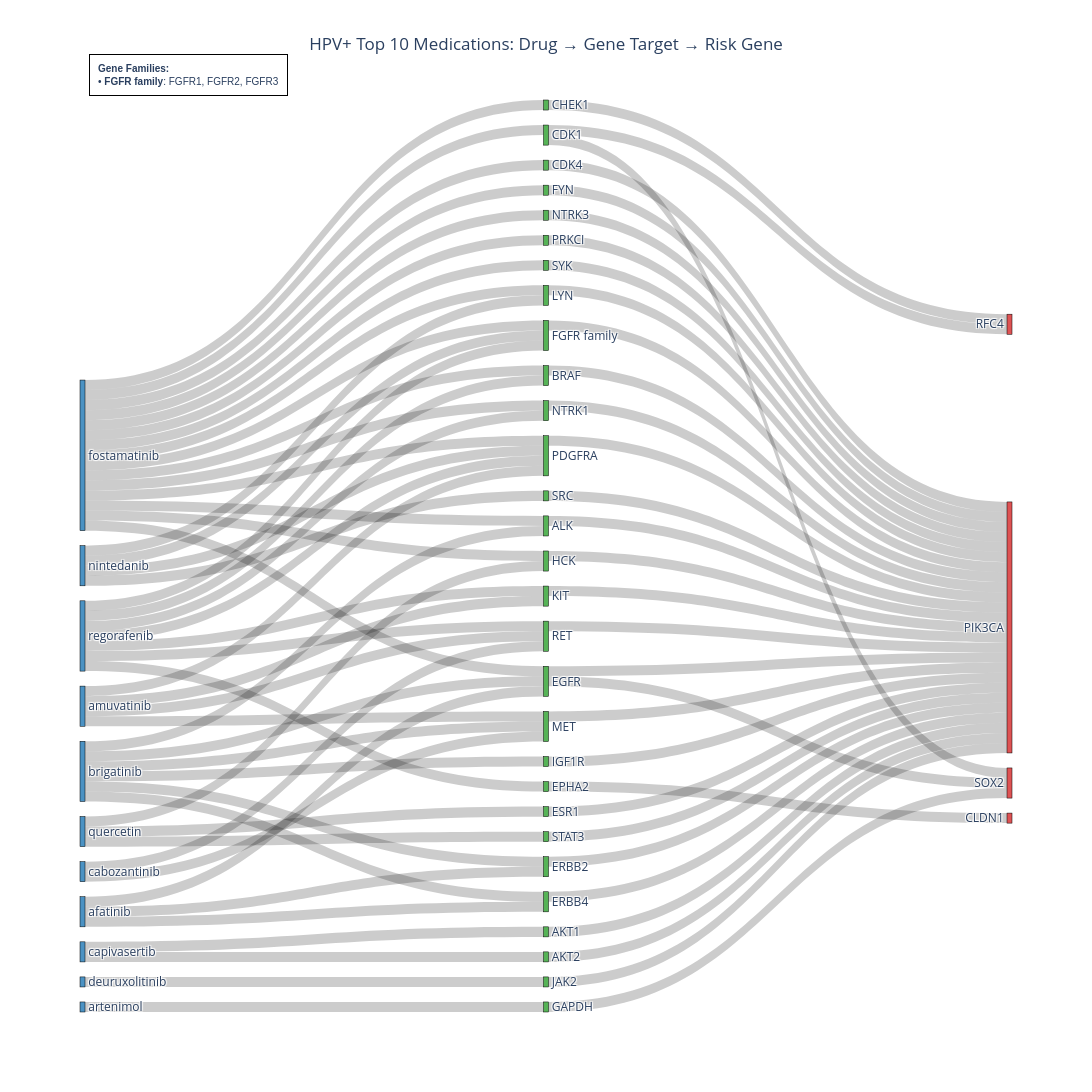
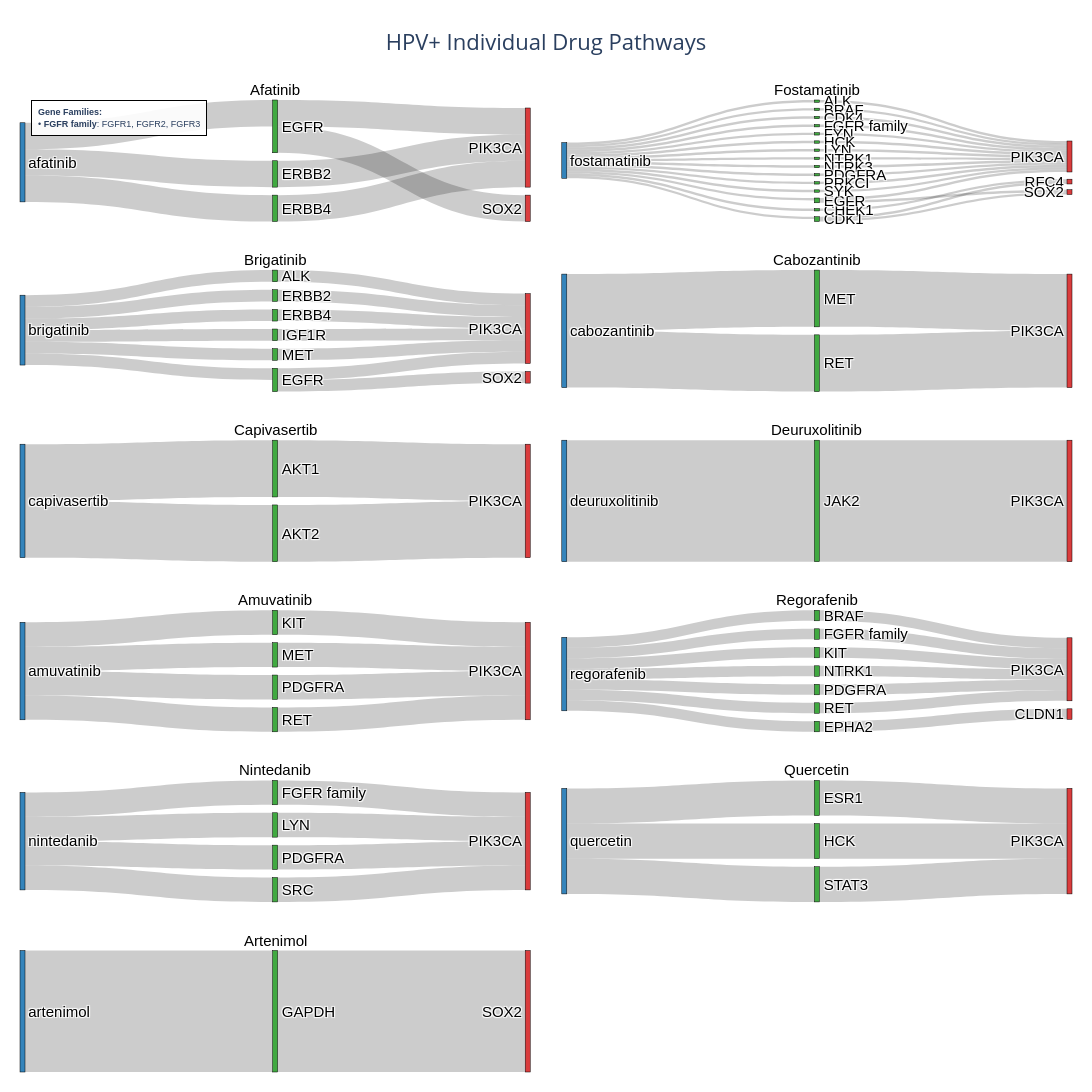

Notebook code cell kept with these figures, in order:
### Markdown cell above
### HPV+ Top 10 with Required Drugs

### Code cell
# HPV+ cohort: Top 10 drugs, ensure golomotid and fostamatinib are included
results_hpv_pos = create_sankey_diagrams(
    cohort='HPV+',
    top_n=10,
    show_combined=True,
    show_individual=True,
    article_threshold=0,
    required_drugs=['Afatinib', 'Fostamatinib', 'Brigatinib', 'Cabozantinib', 'Capivasertib', 'Deuruxolitinib', 'Amuvatinib', 'Regorafenib', 'Nintedanib', 'Quercetin', 'Artenimol']
)

### Figure 1 — Plotly figure (JSON) as saved in the notebook; plotly's stock layout.template omitted (floating-point values rounded to 4 significant figures)
{"data": [{"link": {"color": "rgba(0, 0, 0, 0.2)", "source": [36, 11, 36, 10, 36, 21, 36, 2, 36, 17, 36, 8, 41, 20, 41, 13, 41, 30, 41, 24, 43, 9, 43, 22, 43, 3, 43, 43, 19, 43, 27, 43, 35, 15, 40, 32, 40, 23, 40, 40, 26, 40, 40, 4, 4, 40, 40, 40, 40, 40, 6, 40, 16, 40, 5, 40, 14, 18, 40, 8, 34, 34, 34, 34, 39, 33, 33, 33, 38, 0, 38, 1, 42, 42, 31, 42, 12, 37, 37], "target": [11, 25, 10, 25, 21, 25, 2, 25, 17, 25, 8, 25, 20, 25, 13, 25, 30, 25, 24, 25, 9, 7, 22, 25, 3, 25, 13, 19, 25, 27, 25, 24, 15, 29, 32, 25, 23, 25, 22, 26, 25, 2, 4, 28, 29, 24, 20, 3, 13, 6, 28, 16, 25, 5, 25, 14, 25, 25, 8, 29, 21, 19, 27, 24, 18, 11, 10, 8, 0, 25, 1, 25, 16, 31, 25, 12, 25, 21, 27], "value": [1, 1, 1, 1, 1, 1, 1, 1, 1, 1, 1, 1, 1, 1, 1, 1, 1, 1, 1, 1, 1, 1, 1, 1, 1, 1, 1, 1, 1, 1, 1, 1, 1, 1, 1, 1, 1, 1, 1, 1, 1, 1, 1, 1, 1, 1, 1, 1, 1, 1, 1, 1, 1, 1, 1, 1, 1, 1, 1, 1, 1, 1, 1, 1, 1, 1, 1, 1, 1, 1, 1, 1, 1, 1, 1, 1, 1, 1, 1]}, "node": {"color": ["rgba(44, 160, 44, 0.8)", "rgba(44, 160, 44, 0.8)", "rgba(44, 160, 44, 0.8)", "rgba(44, 160, 44, 0.8)", "rgba(44, 160, 44, 0.8)", "rgba(44, 160, 44, 0.8)", "rgba(44, 160, 44, 0.8)", "rgba(214, 39, 40, 0.8)", "rgba(44, 160, 44, 0.8)", "rgba(44, 160, 44, 0.8)", "rgba(44, 160, 44, 0.8)", "rgba(44, 160, 44, 0.8)", "rgba(44, 160, 44, 0.8)", "rgba(44, 160, 44, 0.8)", "rgba(44, 160, 44, 0.8)", "rgba(44, 160, 44, 0.8)", "rgba(44, 160, 44, 0.8)", "rgba(44, 160, 44, 0.8)", "rgba(44, 160, 44, 0.8)", "rgba(44, 160, 44, 0.8)", "rgba(44, 160, 44, 0.8)", "rgba(44, 160, 44, 0.8)", "rgba(44, 160, 44, 0.8)", "rgba(44, 160, 44, 0.8)", "rgba(44, 160, 44, 0.8)", "rgba(214, 39, 40, 0.8)", "rgba(44, 160, 44, 0.8)", "rgba(44, 160, 44, 0.8)", "rgba(214, 39, 40, 0.8)", "rgba(214, 39, 40, 0.8)", "rgba(44, 160, 44, 0.8)", "rgba(44, 160, 44, 0.8)", "rgba(44, 160, 44, 0.8)", "rgba(31, 119, 180, 0.8)", "rgba(31, 119, 180, 0.8)", "rgba(31, 119, 180, 0.8)", "rgba(31, 119, 180, 0.8)", "rgba(31, 119, 180, 0.8)", "rgba(31, 119, 180, 0.8)", "rgba(31, 119, 180, 0.8)", "rgba(31, 119, 180, 0.8)", "rgba(31, 119, 180, 0.8)", "rgba(31, 119, 180, 0.8)", "rgba(31, 119, 180, 0.8)"], "label": ["AKT1", "AKT2", "ALK", "BRAF", "CDK1", "CDK4", "CHEK1", "CLDN1", "EGFR", "EPHA2", "ERBB2", "ERBB4", "ESR1", "FGFR family", "FYN", "GAPDH", "HCK", "IGF1R", "JAK2", "KIT", "LYN", "MET", "NTRK1", "NTRK3", "PDGFRA", "PIK3CA", "PRKCI", "RET", "RFC4", "SOX2", "SRC", "STAT3", "SYK", "afatinib", "amuvatinib", "artenimol", "brigatinib", "cabozantinib", "capivasertib", "deuruxolitinib", "fostamatinib", "nintedanib", "quercetin", "regorafenib"], "line": {"color": "black", "width": 0.5}, "pad": 15, "thickness": 5, "x": [0.5, 0.5, 0.5, 0.5, 0.5, 0.5, 0.5, 0.999, 0.5, 0.5, 0.5, 0.5, 0.5, 0.5, 0.5, 0.5, 0.5, 0.5, 0.5, 0.5, 0.5, 0.5, 0.5, 0.5, 0.5, 0.999, 0.5, 0.5, 0.999, 0.999, 0.5, 0.5, 0.5, 0.001, 0.001, 0.001, 0.001, 0.001, 0.001, 0.001, 0.001, 0.001, 0.001, 0.001]}, "type": "sankey"}], "layout": {"annotations": [{"align": "left", "bgcolor": "rgba(255, 255, 255, 0.9)", "bordercolor": "black", "borderpad": 8, "borderwidth": 1, "font": {"family": "Arial", "size": 10}, "showarrow": false, "text": "<b>Gene Families:</b><br>• <b>FGFR family</b>: FGFR1, FGFR2, FGFR3", "x": 0.01, "xanchor": "left", "xref": "paper", "y": 1.05, "yanchor": "top", "yref": "paper"}], "font": {"size": 12}, "height": 1400, "title": {"text": "HPV+ Top 10 Medications: Drug → Gene Target → Risk Gene", "x": 0.5, "xanchor": "center"}, "width": 2400}}

### Figure 2 — Plotly figure (JSON) as saved in the notebook; plotly's stock layout.template omitted (floating-point values rounded to 4 significant figures)
{"data": [{"arrangement": "snap", "domain": {"x": [0, 0.485], "y": [0.875, 1]}, "link": {"color": "rgba(0, 0, 0, 0.2)", "source": [0, 0, 0, 3, 2, 1, 1], "target": [3, 2, 1, 4, 4, 4, 5], "value": [1, 1, 1, 1, 1, 1, 1]}, "node": {"color": ["rgba(31, 119, 180, 0.9)", "rgba(44, 160, 44, 0.9)", "rgba(44, 160, 44, 0.9)", "rgba(44, 160, 44, 0.9)", "rgba(214, 39, 40, 0.9)", "rgba(214, 39, 40, 0.9)"], "label": ["afatinib", "EGFR", "ERBB2", "ERBB4", "PIK3CA", "SOX2"], "line": {"color": "black", "width": 0.5}, "pad": 8, "thickness": 5}, "textfont": {"color": "black", "family": "Arial", "size": 15}, "type": "sankey", "valueformat": ".0f"}, {"arrangement": "snap", "domain": {"x": [0.515, 1], "y": [0.875, 1]}, "link": {"color": "rgba(0, 0, 0, 0.2)", "source": [0, 0, 0, 0, 0, 0, 0, 0, 0, 0, 0, 0, 0, 0, 0, 1, 6, 10, 7, 13, 11, 2, 15, 12, 14, 3, 3, 5, 9, 4, 8, 6], "target": [15, 12, 11, 14, 1, 3, 13, 10, 2, 7, 5, 9, 4, 8, 6, 16, 16, 16, 16, 16, 16, 16, 16, 16, 16, 17, 18, 17, 16, 16, 16, 18], "value": [1, 1, 1, 1, 1, 1, 1, 1, 1, 1, 1, 1, 1, 1, 1, 1, 1, 1, 1, 1, 1, 1, 1, 1, 1, 1, 1, 1, 1, 1, 1, 1]}, "node": {"color": ["rgba(31, 119, 180, 0.9)", "rgba(44, 160, 44, 0.9)", "rgba(44, 160, 44, 0.9)", "rgba(44, 160, 44, 0.9)", "rgba(44, 160, 44, 0.9)", "rgba(44, 160, 44, 0.9)", "rgba(44, 160, 44, 0.9)", "rgba(44, 160, 44, 0.9)", "rgba(44, 160, 44, 0.9)", "rgba(44, 160, 44, 0.9)", "rgba(44, 160, 44, 0.9)", "rgba(44, 160, 44, 0.9)", "rgba(44, 160, 44, 0.9)", "rgba(44, 160, 44, 0.9)", "rgba(44, 160, 44, 0.9)", "rgba(44, 160, 44, 0.9)", "rgba(214, 39, 40, 0.9)", "rgba(214, 39, 40, 0.9)", "rgba(214, 39, 40, 0.9)"], "label": ["fostamatinib", "ALK", "BRAF", "CDK1", "CDK4", "CHEK1", "EGFR", "FGFR family", "FYN", "HCK", "LYN", "NTRK1", "NTRK3", "PDGFRA", "PRKCI", "SYK", "PIK3CA", "RFC4", "SOX2"], "line": {"color": "black", "width": 0.5}, "pad": 8, "thickness": 5}, "textfont": {"color": "black", "family": "Arial", "size": 15}, "type": "sankey", "valueformat": ".0f"}, {"arrangement": "snap", "domain": {"x": [0, 0.485], "y": [0.7, 0.825]}, "link": {"color": "rgba(0, 0, 0, 0.2)", "source": [0, 0, 0, 0, 0, 0, 4, 3, 6, 1, 5, 2, 2], "target": [4, 3, 6, 1, 5, 2, 7, 7, 7, 7, 7, 7, 8], "value": [1, 1, 1, 1, 1, 1, 1, 1, 1, 1, 1, 1, 1]}, "node": {"color": ["rgba(31, 119, 180, 0.9)", "rgba(44, 160, 44, 0.9)", "rgba(44, 160, 44, 0.9)", "rgba(44, 160, 44, 0.9)", "rgba(44, 160, 44, 0.9)", "rgba(44, 160, 44, 0.9)", "rgba(44, 160, 44, 0.9)", "rgba(214, 39, 40, 0.9)", "rgba(214, 39, 40, 0.9)"], "label": ["brigatinib", "ALK", "EGFR", "ERBB2", "ERBB4", "IGF1R", "MET", "PIK3CA", "SOX2"], "line": {"color": "black", "width": 0.5}, "pad": 8, "thickness": 5}, "textfont": {"color": "black", "family": "Arial", "size": 15}, "type": "sankey", "valueformat": ".0f"}, {"arrangement": "snap", "domain": {"x": [0.515, 1], "y": [0.7, 0.825]}, "link": {"color": "rgba(0, 0, 0, 0.2)", "source": [0, 0, 1, 2], "target": [1, 2, 3, 3], "value": [1, 1, 1, 1]}, "node": {"color": ["rgba(31, 119, 180, 0.9)", "rgba(44, 160, 44, 0.9)", "rgba(44, 160, 44, 0.9)", "rgba(214, 39, 40, 0.9)"], "label": ["cabozantinib", "MET", "RET", "PIK3CA"], "line": {"color": "black", "width": 0.5}, "pad": 8, "thickness": 5}, "textfont": {"color": "black", "family": "Arial", "size": 15}, "type": "sankey", "valueformat": ".0f"}, {"arrangement": "snap", "domain": {"x": [0, 0.485], "y": [0.525, 0.65]}, "link": {"color": "rgba(0, 0, 0, 0.2)", "source": [0, 0, 1, 2], "target": [1, 2, 3, 3], "value": [1, 1, 1, 1]}, "node": {"color": ["rgba(31, 119, 180, 0.9)", "rgba(44, 160, 44, 0.9)", "rgba(44, 160, 44, 0.9)", "rgba(214, 39, 40, 0.9)"], "label": ["capivasertib", "AKT1", "AKT2", "PIK3CA"], "line": {"color": "black", "width": 0.5}, "pad": 8, "thickness": 5}, "textfont": {"color": "black", "family": "Arial", "size": 15}, "type": "sankey", "valueformat": ".0f"}, {"arrangement": "snap", "domain": {"x": [0.515, 1], "y": [0.525, 0.65]}, "link": {"color": "rgba(0, 0, 0, 0.2)", "source": [0, 1], "target": [1, 2], "value": [1, 1]}, "node": {"color": ["rgba(31, 119, 180, 0.9)", "rgba(44, 160, 44, 0.9)", "rgba(214, 39, 40, 0.9)"], "label": ["deuruxolitinib", "JAK2", "PIK3CA"], "line": {"color": "black", "width": 0.5}, "pad": 8, "thickness": 5}, "textfont": {"color": "black", "family": "Arial", "size": 15}, "type": "sankey", "valueformat": ".0f"}, {"arrangement": "snap", "domain": {"x": [0, 0.485], "y": [0.35, 0.475]}, "link": {"color": "rgba(0, 0, 0, 0.2)", "source": [0, 0, 0, 0, 2, 3, 1, 4], "target": [2, 1, 4, 3, 5, 5, 5, 5], "value": [1, 1, 1, 1, 1, 1, 1, 1]}, "node": {"color": ["rgba(31, 119, 180, 0.9)", "rgba(44, 160, 44, 0.9)", "rgba(44, 160, 44, 0.9)", "rgba(44, 160, 44, 0.9)", "rgba(44, 160, 44, 0.9)", "rgba(214, 39, 40, 0.9)"], "label": ["amuvatinib", "KIT", "MET", "PDGFRA", "RET", "PIK3CA"], "line": {"color": "black", "width": 0.5}, "pad": 8, "thickness": 5}, "textfont": {"color": "black", "family": "Arial", "size": 15}, "type": "sankey", "valueformat": ".0f"}, {"arrangement": "snap", "domain": {"x": [0.515, 1], "y": [0.35, 0.475]}, "link": {"color": "rgba(0, 0, 0, 0.2)", "source": [0, 0, 0, 0, 0, 0, 0, 3, 6, 2, 5, 1, 4, 7], "target": [2, 5, 1, 3, 4, 7, 6, 9, 9, 8, 9, 9, 9, 9], "value": [1, 1, 1, 1, 1, 1, 1, 1, 1, 1, 1, 1, 1, 1]}, "node": {"color": ["rgba(31, 119, 180, 0.9)", "rgba(44, 160, 44, 0.9)", "rgba(44, 160, 44, 0.9)", "rgba(44, 160, 44, 0.9)", "rgba(44, 160, 44, 0.9)", "rgba(44, 160, 44, 0.9)", "rgba(44, 160, 44, 0.9)", "rgba(44, 160, 44, 0.9)", "rgba(214, 39, 40, 0.9)", "rgba(214, 39, 40, 0.9)"], "label": ["regorafenib", "BRAF", "EPHA2", "FGFR family", "KIT", "NTRK1", "PDGFRA", "RET", "CLDN1", "PIK3CA"], "line": {"color": "black", "width": 0.5}, "pad": 8, "thickness": 5}, "textfont": {"color": "black", "family": "Arial", "size": 15}, "type": "sankey", "valueformat": ".0f"}, {"arrangement": "snap", "domain": {"x": [0, 0.485], "y": [0.175, 0.3]}, "link": {"color": "rgba(0, 0, 0, 0.2)", "source": [0, 0, 0, 0, 2, 1, 4, 3], "target": [2, 1, 4, 3, 5, 5, 5, 5], "value": [1, 1, 1, 1, 1, 1, 1, 1]}, "node": {"color": ["rgba(31, 119, 180, 0.9)", "rgba(44, 160, 44, 0.9)", "rgba(44, 160, 44, 0.9)", "rgba(44, 160, 44, 0.9)", "rgba(44, 160, 44, 0.9)", "rgba(214, 39, 40, 0.9)"], "label": ["nintedanib", "FGFR family", "LYN", "PDGFRA", "SRC", "PIK3CA"], "line": {"color": "black", "width": 0.5}, "pad": 8, "thickness": 5}, "textfont": {"color": "black", "family": "Arial", "size": 15}, "type": "sankey", "valueformat": ".0f"}, {"arrangement": "snap", "domain": {"x": [0.515, 1], "y": [0.175, 0.3]}, "link": {"color": "rgba(0, 0, 0, 0.2)", "source": [0, 0, 0, 2, 3, 1], "target": [2, 3, 1, 4, 4, 4], "value": [1, 1, 1, 1, 1, 1]}, "node": {"color": ["rgba(31, 119, 180, 0.9)", "rgba(44, 160, 44, 0.9)", "rgba(44, 160, 44, 0.9)", "rgba(44, 160, 44, 0.9)", "rgba(214, 39, 40, 0.9)"], "label": ["quercetin", "ESR1", "HCK", "STAT3", "PIK3CA"], "line": {"color": "black", "width": 0.5}, "pad": 8, "thickness": 5}, "textfont": {"color": "black", "family": "Arial", "size": 15}, "type": "sankey", "valueformat": ".0f"}, {"arrangement": "snap", "domain": {"x": [0, 0.485], "y": [0, 0.125]}, "link": {"color": "rgba(0, 0, 0, 0.2)", "source": [0, 1], "target": [1, 2], "value": [1, 1]}, "node": {"color": ["rgba(31, 119, 180, 0.9)", "rgba(44, 160, 44, 0.9)", "rgba(214, 39, 40, 0.9)"], "label": ["artenimol", "GAPDH", "SOX2"], "line": {"color": "black", "width": 0.5}, "pad": 8, "thickness": 5}, "textfont": {"color": "black", "family": "Arial", "size": 15}, "type": "sankey", "valueformat": ".0f"}], "layout": {"annotations": [{"font": {"color": "black", "family": "Arial", "size": 15}, "showarrow": false, "text": "Afatinib", "x": 0.2425, "xanchor": "center", "xref": "paper", "y": 1, "yanchor": "bottom", "yref": "paper"}, {"font": {"color": "black", "family": "Arial", "size": 15}, "showarrow": false, "text": "Fostamatinib", "x": 0.7575, "xanchor": "center", "xref": "paper", "y": 1, "yanchor": "bottom", "yref": "paper"}, {"font": {"color": "black", "family": "Arial", "size": 15}, "showarrow": false, "text": "Brigatinib", "x": 0.2425, "xanchor": "center", "xref": "paper", "y": 0.825, "yanchor": "bottom", "yref": "paper"}, {"font": {"color": "black", "family": "Arial", "size": 15}, "showarrow": false, "text": "Cabozantinib", "x": 0.7575, "xanchor": "center", "xref": "paper", "y": 0.825, "yanchor": "bottom", "yref": "paper"}, {"font": {"color": "black", "family": "Arial", "size": 15}, "showarrow": false, "text": "Capivasertib", "x": 0.2425, "xanchor": "center", "xref": "paper", "y": 0.65, "yanchor": "bottom", "yref": "paper"}, {"font": {"color": "black", "family": "Arial", "size": 15}, "showarrow": false, "text": "Deuruxolitinib", "x": 0.7575, "xanchor": "center", "xref": "paper", "y": 0.65, "yanchor": "bottom", "yref": "paper"}, {"font": {"color": "black", "family": "Arial", "size": 15}, "showarrow": false, "text": "Amuvatinib", "x": 0.2425, "xanchor": "center", "xref": "paper", "y": 0.475, "yanchor": "bottom", "yref": "paper"}, {"font": {"color": "black", "family": "Arial", "size": 15}, "showarrow": false, "text": "Regorafenib", "x": 0.7575, "xanchor": "center", "xref": "paper", "y": 0.475, "yanchor": "bottom", "yref": "paper"}, {"font": {"color": "black", "family": "Arial", "size": 15}, "showarrow": false, "text": "Nintedanib", "x": 0.2425, "xanchor": "center", "xref": "paper", "y": 0.3, "yanchor": "bottom", "yref": "paper"}, {"font": {"color": "black", "family": "Arial", "size": 15}, "showarrow": false, "text": "Quercetin", "x": 0.7575, "xanchor": "center", "xref": "paper", "y": 0.3, "yanchor": "bottom", "yref": "paper"}, {"font": {"color": "black", "family": "Arial", "size": 15}, "showarrow": false, "text": "Artenimol", "x": 0.2425, "xanchor": "center", "xref": "paper", "y": 0.125, "yanchor": "bottom", "yref": "paper"}, {"align": "left", "bgcolor": "rgba(255, 255, 255, 0.9)", "bordercolor": "black", "borderpad": 6, "borderwidth": 1, "font": {"family": "Arial", "size": 9}, "showarrow": false, "text": "<b>Gene Families:</b><br>• <b>FGFR family</b>: FGFR1, FGFR2, FGFR3", "x": 0.01, "xanchor": "left", "xref": "paper", "y": 1, "yanchor": "top", "yref": "paper"}], "font": {"size": 14}, "height": 2200, "margin": {"b": 20, "l": 20, "r": 20, "t": 100}, "showlegend": false, "title": {"font": {"size": 22}, "text": "HPV+ Individual Drug Pathways<br>", "x": 0.5, "xanchor": "center"}, "width": 2000}}
